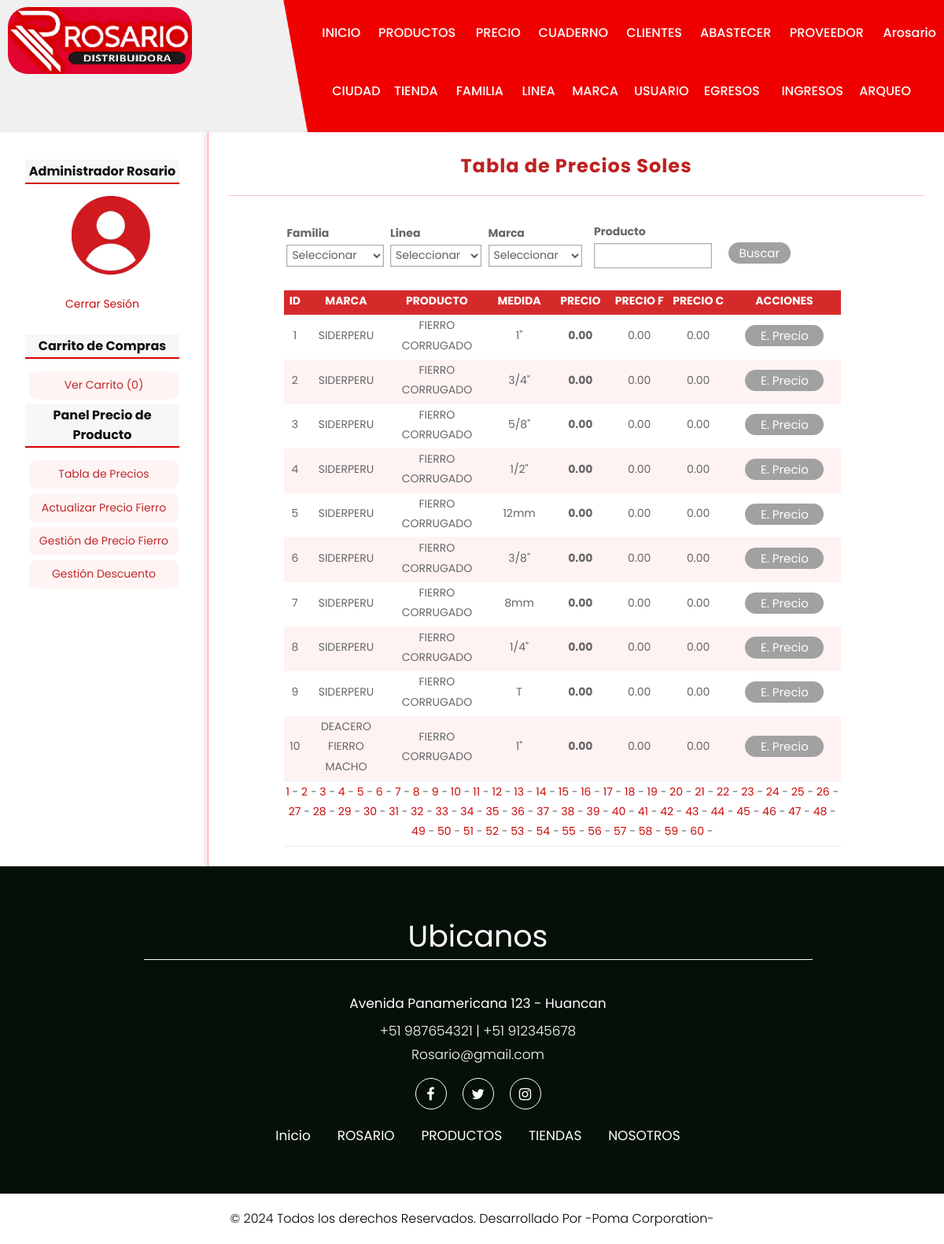
/precio/tabla (signed in), run on the app's committed database.
### tables this page shows
CREATE TABLE producto(
id              INT(255) AUTO_INCREMENT NOT NULL,
id_tienda       INT(255) NOT NULL,
id_familia      INT(255) NOT NULL,
id_linea        INT(255) NOT NULL,
id_marca        INT(255) NOT NULL,
id_descuento    INT(255) NOT NULL,
codigo          char(6),
nombre          VARCHAR(150) NOT NULL,
medida          VARCHAR(100) NOT NULL,
cantidad        FLOAT(100,2) NOT NULL,
paquete         INT(100),
imagen          VARCHAR(255),
preciob         FLOAT(100,2),
preciof         FLOAT(100,2),
precioc         FLOAT(100,2),
est             CHAR(1) NOT NULL,
CONSTRAINT pk_producto PRIMARY KEY(id),
CONSTRAINT fk_producto_tienda FOREIGN KEY(id_tienda) REFERENCES tienda(id),
CONSTRAINT fk_producto_familia FOREIGN KEY(id_familia) REFERENCES familia(id),
CONSTRAINT fk_producto_linea FOREIGN KEY(id_linea) REFERENCES linea(id),
CONSTRAINT fk_producto_marca FOREIGN KEY(id_marca) REFERENCES marca(id),
CONSTRAINT fk_producto_descuento FOREIGN KEY(id_descuento) REFERENCES descuento(id)
);

CREATE TABLE marca(
id              INT(255) AUTO_INCREMENT NOT NULL,
nombre          VARCHAR(150) NOT NULL,
est             char(1) NOT NULL,
CONSTRAINT pk_marca PRIMARY KEY(id)
);

### controllers/PrecioController.php (called while the page is built, shortened)
<?Php
require_once 'models/producto.php';
class precioController{
    public function tabla(){
        if(isset($_GET['pag'])){
            $pag = $_GET['pag'];
        }else{
            $pag = 1;
        }
        $limite = 10;
        $offset = ($pag-1)*$limite;
        $precio = new producto();
        $precio->setOffset($offset);
        $precio->setLimite($limite);
        $prec = $precio->gettablaprecio();
        $total = $precio->getAlltotal();
        $totalP = ceil($total/$limite);
        $totalPag = $totalP;
        require_once 'views/precio/tablape.php';
    }
}
?>

### config/db.php (called while the page is built)
<?Php
Class Database{
    public static function connect(){
        $db = new mysqli('localhost', 'root', '', 'ferr_ros_h');
        $db->query("SET NAMES 'utf8'");
        return $db;
    }
}
?>

### models/producto.php (called while the page is built, shortened)
<?Php
class producto{
    private $limite;
    private $offset;
    private $db;
    public function __construct(){
        $this->db = Database::connect();
    }
    function getLimite(){
        return $this->limite;
    }
    function getOffset(){
        return $this->offset;
    }
    function setLimite($limite){
        $this->limite = $limite;
    }
    function setOffset($offset){
        $this->offset = $offset;
    }
    public function getAlltotal(){
        $producto  = $this->db->query("SELECT * FROM producto WHERE est = 'H'");
        return $producto->num_rows;
    }
    public function gettablaprecio(){
        $sql = "SELECT po.id, m.nombre as 'marca', l.nombre as 'linea', po.nombre, po.medida, po.preciob, po.preciof, po.precioc FROM producto po "
                . "INNER JOIN marca m ON m.id = po.id_marca INNER JOIN linea l ON l.id = po.id_linea WHERE po.est = 'H' ORDER BY id LIMIT {$this->getOffset()},{$this->getLimite()};";
        $producto = $this->db->query($sql);
        return $producto;
    }
}
?>

### views/precio/tablape.php (the view, shortened to what this page needs)
<h1>Tabla de Precios Soles</h1>
<form action="<?=base_url?>precio/filtrotabla" method="POST" enctype="multipart/form-data">
    <table style="width: 75%; text-align: left; border: none;">
        <tr>
            <th style="width:200px;">
            <label class="frm" for="familia">Familia</label>
                <select name="familia" id="">
                    <option value="">Seleccionar</option>
                </select>
            </th>
            <th style="width:200px;">
                <label class="frm" for="linea">Linea</label>
                <select name="linea" id="">
                    <option value="">Seleccionar</option>
                </select>
            </th>
            <th style="width:200px;">
                <label class="frm" for="marca">Marca</label>
                <select name="marca" id="">
                    <option value="">Seleccionar</option>
                </select>
            </th>
            <th style="width:200px;">
                <label class="frm" style="margin-left:5%;" for="nombre">Producto</label>
                <input style="margin-left:5%; width:150px;" type="text"  name="nombre" class="fildt"/>
            </th>
            <th>
            <div class="fila-2" style="margin-right: 13%; margin-top: 30px;">
                <input type="submit" value="Buscar" class="button solid-colort">
            </div>
            </th>
        </tr>
    </table>
</form>
<br>
<table class="tablita">
    <tr>
        <th style="width: 20px;">ID</th>
        <th style="width: 40px;">MARCA</th>
        <th style="width: 40px;">PRODUCTO</th>
        <th style="width: 40px;">MEDIDA</th>
        <th style="width: 40px;">PRECIO</th>
        <?Php if(isset($_SESSION['admin'])): ?>
        <th style="width: 40px;">PRECIO F</th>
        <th style="width: 40px;">PRECIO C</th>
        <th style="width: 40px;">ACCIONES</th>
        <?Php endif;?>
    </tr>
    <?Php while($pr = $prec->fetch_object()): ?>
    <tr>
        <td><?=$pr->id?></td>
        <td><?=$pr->marca?></td>
        <td><?=$pr->nombre?></td>
        <td><?=$pr->medida?></td>
        <td><b><?=$pr->preciob?></b></td>
        <?Php if(isset($_SESSION['admin'])): ?>
        <td><?=$pr->preciof?></td>
        <td><?=$pr->precioc?></td>
        <td>
            <a href="<?=base_url?>precio/editar&id=<?=$pr->id?>" class="button solid-colort">E. Precio</a>
        </td>
        <?Php endif;?>
    </tr>
    <?Php endwhile; ?>
</table>
<table>
    <tr>
        <td class="text-center" colspan="11">
        <?Php if(isset($totalPag)): ?>
            <?Php for($i=1; $i<=$totalPag; $i++): ?>
                <a href="<?=base_url?>precio/tabla&pag=<?=$i?>"><?=$i?></a> -
            <?Php endfor; ?>
        <?Php endif; ?>
        </td>
    </tr>
</table>

### assets/css/style.css (style rules this page uses)
* { box-sizing: border-box !important; transition: ease all 0.5s; }
html { scroll-behavior: smooth; }
body { color: #666666; font-size: 14px; font-family: poppins; line-height: 1.80857; font-weight: normal; overflow-x: hidden; }
a { color: #1f1f1f; text-decoration: none !important; outline: none !important; -webkit-transition: all .3s ease-in-out; -moz-transition: all .3s ease-in-out; -ms-transition: all .3s ease-in-out; -o-transition: all .3s ease-in-out; transition: all .3s ease-in-out; }
h1, h2, h3, h4, h5, h6 { letter-spacing: 0; font-weight: normal; position: relative; padding: 0 0 10px 0; font-weight: normal; line-height: normal; color: #111111; margin: 0; }
h1 { font-size: 24px; }
*, *::after, *::before { -webkit-box-sizing: border-box; -moz-box-sizing: border-box; box-sizing: border-box; }
a { color: #cc0a0a; text-decoration: none; outline: none !important; }
a, .btn { text-decoration: none !important; outline: none !important; -webkit-transition: all .3s ease-in-out; -moz-transition: all .3s ease-in-out; -ms-transition: all .3s ease-in-out; -o-transition: all .3s ease-in-out; transition: all .3s ease-in-out; }
label, input[type="text"], input[type="password"], input[type="email"], input[type="number"], input[type="date"], select, textarea { display: block; width: 95%; margin-top: 2px; margin-bottom: 2px; margin-left: 2%; }
input[type="text"], input[type="password"], input[type="email"], input[type="number"], input[type="date"], select, textarea { border: 1px solid #afaeae; box-shadow: 0px 0px 2px #b5b5b5 inset; background: white; padding: 2px; color: rgb(94, 94, 94); transition: all 300ms; }
input[type="button"], input[type="submit"], button, .button { display: block; border-radius: 2px; width: auto; padding: 5px; padding-left: 10px; padding-right: 10px; color: white; background: #8c8888; border: 1px solid #706464; cursor:pointer; margin-left: 2%; }
.button { background: #fff4f4; color: rgb(191, 39, 39); text-decoration: none; text-align: center; border: 1px solid #fffafa; }
.button.solid-colort { width: 100px; background-color: #a1a1a1; border: #c66363; padding: 0px 14px; margin: 1% 15%; border-radius: 14px; font-size: 15px; color: #fff; }
input[type="button"], input[type="submit"], button { display: block; margin-top: 14px; }
.frm { font-weight: bold; margin-top: 12px; }
#central h1 { font-size: 24px; color: #bf2020; font-weight: bold; letter-spacing: 1px; text-align: center; border-bottom: 1px solid #fdc5c5; margin-bottom: 20px; padding: 20px; padding-top: 0px; }
table { text-align: center; width: 80%; margin-left: 8%; border-bottom: 1px solid #ebebfd; word-wrap: break-word; }
.tablita th,td { text-align: center; padding-top: 1px; padding-bottom: 5px; }
.tablita th { background-color: #d62a2a; color: white; }
.tablita tr:nth-child(odd) { background-color: #fff2f2; }
.fila-2 { display: flex; float: right; margin-right: 1.8%; }

### data on the page
producto: id "1", id_marca.nombre "SIDERPERU", nombre "FIERRO CORRUGADO", medida "1\"", preciob "0.00", preciof "0.00", precioc "0.00"
producto: id "2", id_marca.nombre "SIDERPERU", nombre "FIERRO CORRUGADO", medida "3/4\"", preciob "0.00", preciof "0.00", precioc "0.00"
producto: id "3", id_marca.nombre "SIDERPERU", nombre "FIERRO CORRUGADO", medida "5/8\"", preciob "0.00", preciof "0.00", precioc "0.00"
producto: id "4", id_marca.nombre "SIDERPERU", nombre "FIERRO CORRUGADO", medida "1/2\"", preciob "0.00", preciof "0.00", precioc "0.00"
producto: id "5", id_marca.nombre "SIDERPERU", nombre "FIERRO CORRUGADO", medida "12mm", preciob "0.00", preciof "0.00", precioc "0.00"
producto: id "6", id_marca.nombre "SIDERPERU", nombre "FIERRO CORRUGADO", medida "3/8\"", preciob "0.00", preciof "0.00", precioc "0.00"
producto: id "7", id_marca.nombre "SIDERPERU", nombre "FIERRO CORRUGADO", medida "8mm", preciob "0.00", preciof "0.00", precioc "0.00"
producto: id "8", id_marca.nombre "SIDERPERU", nombre "FIERRO CORRUGADO", medida "1/4\"", preciob "0.00", preciof "0.00", precioc "0.00"
producto: id "9", id_marca.nombre "SIDERPERU", nombre "FIERRO CORRUGADO", medida "T", preciob "0.00", preciof "0.00", precioc "0.00"
producto: id "10", id_marca.nombre "DEACERO FIERRO MACHO", nombre "FIERRO CORRUGADO", medida "1\"", preciob "0.00", preciof "0.00", precioc "0.00"

### other printed values
$_SESSION['identity']->usuariof "Arosario"
$_SESSION['identity']->nombre "Administrador"
$_SESSION['identity']->apellidos "Rosario"
$stats['count'] "0"
